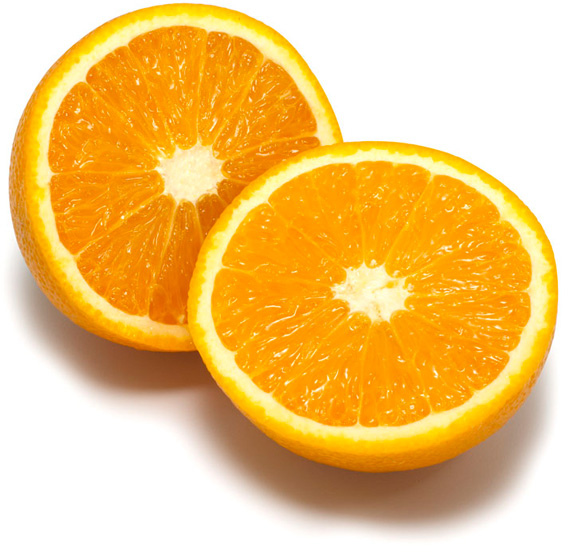
%> input picture lab3/orange.jpg, 572 x 551 px
$ octave lab3.m   (GNU Octave 9; MATLAB toolbox functions it lacks are replaced by stand-ins)
%> lines starting %> are read from the running program, lines starting %| are printed output that depends on the picture
### lab3/kmeans_segm.m
function [segmentation, centers, counter] = kmeans_segm(img, K, L, seed, UNTIL_CONV, threshold)
%IDEA: Let X be a set of pixels and V be a set of K cluster centers in 3D (R,G,B).
    %1. Randomly initialize the K cluster centers
    %2. Compute all distances between pixels and cluster centers
    %3. Iterate L times
    %4. Assign each pixel to the cluster center for which the distance is min
    %5. Recompute each cluster center by taking the mean of all pixels assigned to it
    %6. Recompute all distances between pixels and cluster centers
%----------------------------------------------------------------

diff = 10;
counter = 0;

%Let X be a set of pixels and V be a set of K cluster centers in 3D (R,G,B)
img = double(imresize(img,1)); dim = ndims(img);

if dim == 3
    [img_x, img_y, rgb] = size(img);
    X = reshape(img, img_x*img_y, 3);
else
    [img_x, rgb] = size(img);
    img_y = 1;
    X = img;
end

%1. Randomly initialize the K clusters centers
RGB_min = int16(min(X));
RBX_max = int16(max(X));

%Randomize for each color component
V_1 = randi([RGB_min(1), RBX_max(1)], K, 1);
V_2 = randi([RGB_min(2), RBX_max(2)], K, 1);
V_3 = randi([RGB_min(3), RBX_max(3)], K, 1);

%We combine the components into the RGB
V = [V_1, V_2, V_3];

%2. Compute all distances between pixels and cluster centers
distance = pdist2(X, V);

%3. Iterate L times if ERHAN is TRUE, otherwise until convergence
if UNTIL_CONV == true
    while (diff > threshold)
        %4. Assign each pixel to the cluster center for which the distance is min
        Vtemp = double(zeros(K, 3));
        count = double(zeros(K, 1));
        for pix=1:img_x*img_y
            kminimum(pix) = 1;
            leastdistance = distance(pix, 1);
            for k=2:K
                if (distance(pix, k) < leastdistance)
                    leastdistance = distance(pix, k);
                    kminimum(pix) = k;
                end
            end

            Vtemp(kminimum(pix), 1) = Vtemp(kminimum(pix), 1) + X(pix, 1);
            Vtemp(kminimum(pix), 2) = Vtemp(kminimum(pix), 2) + X(pix, 2);
            Vtemp(kminimum(pix), 3) = Vtemp(kminimum(pix), 3) + X(pix, 3);
            count(kminimum(pix)) = count(kminimum(pix)) + 1;
        end
        %5. Recompute each cluster center by taking the mean of all pixels assigned to it
        Vold = V;
        for k=1:K
            if (count(k) > 0)
                V(k, 1) = Vtemp(k, 1) ./ count(k);
                V(k, 2) = Vtemp(k, 2) ./ count(k);
                V(k, 3) = Vtemp(k, 3) ./ count(k);
            end
        end
        %6. Recompute all distances between pixels and cluster centers
        diff = abs(max(Vold-V));
        distance = pdist2(X,V);
        counter = counter + 1;
    end
else
    for i = 1:L
        %4. Assign each pixel to the cluster center for which the distance is min
        Vtemp = double(zeros(K, 3));
        count = double(zeros(K, 1));
        for pix=1:img_x*img_y
            kminimum(pix) = 1;
            leastdistance = distance(pix, 1);
            for k=2:K
                if (distance(pix, k) < leastdistance)
                    leastdistance = distance(pix, k);
                    kminimum(pix) = k;
                end
            end

            Vtemp(kminimum(pix), 1) = Vtemp(kminimum(pix), 1) + X(pix, 1);
            Vtemp(kminimum(pix), 2) = Vtemp(kminimum(pix), 2) + X(pix, 2);
            Vtemp(kminimum(pix), 3) = Vtemp(kminimum(pix), 3) + X(pix, 3);
            count(kminimum(pix)) = count(kminimum(pix)) + 1;
        end

        %5. Recompute each cluster center by taking the mean of all pixels assigned to it
        for k=1:K
            if (count(k) > 0)
                V(k, 1) = Vtemp(k, 1) ./ count(k);
                V(k, 2) = Vtemp(k, 2) ./ count(k);
                V(k, 3) = Vtemp(k, 3) ./ count(k);
            end
        end
        %6. Recompute all distances between pixels and cluster centers
        distance = pdist2(X,V);
    end
end

size(kminimum)
Xnew = zeros(img_x*img_y, 1);
for pix=1:img_x*img_y
    Xnew(pix) = kminimum(pix);
end
segmentation = uint8(reshape(Xnew, img_x, img_y, 1));
centers = V;
end

### lab3/lab3.m
%LAB 3 - Jonathan Rintala

%% Q.1 Initialization of clustering process - why good method of doing it?
    %Try to modify
        %K - number of cluster centeers
        %L - number of iterations
        %scale_factor - image downscale factor
        %sigma - amount of pre-blurring

%% Q.3 What's the min value for K, w/o gettign any superpixels that cover
    %parts from both halves of the orange
close all
clear

%---------------------------------------------
K = 3;               %number of clusters used
L = 20;              %number of iterations
seed = 14;           %seed used for random initialization
scale_factor = 0.5;    %image downscale factor
image_sigma = 1.0;   %image preblurring scale
threshold = 0.01;
%---------------------------------------------

i = 1;
I_org = imread('orange.jpg');
%> I_org is the input picture: size 551x572x3 uint8; mean R, G, B 242.2, 197.1, 118.9

I = imresize(I_org, scale_factor);
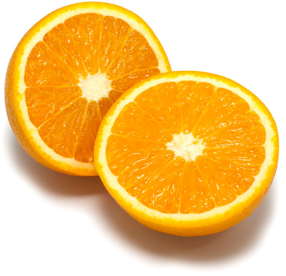
%> I: size 276x286x3 uint8; mean R, G, B 242.2, 197.1, 119
Iback = I;
d = 2*ceil(image_sigma*2) + 1;
h = fspecial('gaussian', [d d], image_sigma);
I_in = imfilter(I, h);
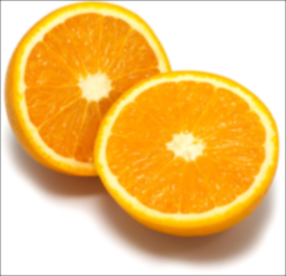
%> I_in: size 276x286x3 uint8; mean R, G, B 240.9, 195.8, 117.7
UNTIL_CONVERGENCE = true;

figure
subplot(1,3,1)
imshow(I_org);
title('Original')

[segm, centers, counter] = kmeans_segm(I_in, K, L, seed, UNTIL_CONVERGENCE, threshold);
%> in kmeans_segm, `RGB_min = int16(min(X));`: RGB_min = [123 61 0]
%> in kmeans_segm, `RBX_max = int16(max(X));`: RBX_max = [255 255 255]
%> in kmeans_segm, `V = [V_1, V_2, V_3];`: V = [235 160 122; 223 139 149; 178 213 232]
%> the loop in kmeans_segm, `while (diff > threshold)` made 6 passes
%> (Vold, diff) on passes 1 to 6: ([235 160 122; 223 139 149; 178 213 232], [55.71 10.49 91.65]), ([245.9 169 30.35; 167.3 128.5 102.8; 249.5 247.8 244], [0.582 3.53 12.43]), ([248.6 165.5 17.92; 166.7 128.5 101.7; 252 248.4 236.1], [0.0482 0.902 1.86]), ([248.6 164.6 16.29; 166.8 128.4 101.2; 251.9 248 234.2], [0.0805 0.153 0.372]), ([248.6 164.4 16.02; 166.8 128.3 101; 251.9 247.9 233.8], [0.0285 0.044 0.0641]), ([248.6 164.4 15.98; 166.7 128.2 100.9; 251.9 247.9 233.8], [0.00298 0.00917 0.0172])
%> after the loop in kmeans_segm, `while (diff > threshold)`: V = [248.6 164.4 15.97; 166.7 128.2 100.9; 251.9 247.8 233.8]; Vtemp = [9136781 6042719 587112; 1454321 1118534 880059; 8427657 8293013 7821652]; count = [36753; 8723; 33460]; counter = 6
%> in kmeans_segm, `size(kminimum)`: ans = [1 78936]
%> in kmeans_segm, `segmentation = uint8(reshape(Xnew, img_x, img_y, 1));`:
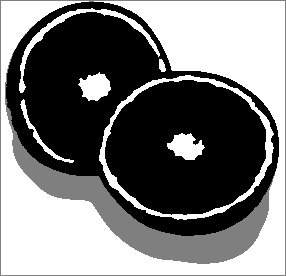
%> segmentation: size 276x286 uint8; min 1, max 3, mean 1.96; drawn with min black and max white
%> in kmeans_segm, `centers = V;`: centers has the same summary as V
%> centers has the same summary as V in kmeans_segm; counter = 6
counter
%> counter = 6
%> (the run ends here)
